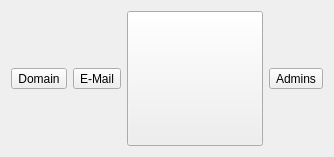
      <widget class="QWidget" name="tabHome">
       <attribute name="icon">
        <iconset resource="../res/logos.qrc">
         <normaloff>:/section/home.png</normaloff>:/section/home.png</iconset>
       </attribute>
       <attribute name="title">
        <string>Home</string>
       </attribute>
       <layout class="QHBoxLayout" name="horizontalLayout_3">
        <item>
         <widget class="QToolButton" name="butHomeDomain">
          <property name="enabled">
           <bool>true</bool>
          </property>
          <property name="toolTip">
           <string>Domains (noch nicht Verfügbar)</string>
          </property>
          <property name="text">
           <string>Domain</string>
          </property>
          <property name="icon">
           <iconset resource="../res/logos.qrc">
            <normaloff>:/section/domain.png</normaloff>:/section/domain.png</iconset>
          </property>
          <property name="iconSize">
           <size>
            <width>128</width>
            <height>128</height>
           </size>
          </property>
          <property name="shortcut">
           <string>D</string>
          </property>
         </widget>
        </item>
        <item>
         <widget class="QToolButton" name="butHomeMail">
          <property name="toolTip">
           <string>E-Mail Konten</string>
          </property>
          <property name="text">
           <string>E-Mail</string>
          </property>
          <property name="icon">
           <iconset resource="../res/logos.qrc">
            <normaloff>:/section/manageMails.png</normaloff>:/section/manageMails.png</iconset>
          </property>
          <property name="iconSize">
           <size>
            <width>128</width>
            <height>128</height>
           </size>
          </property>
          <property name="shortcut">
           <string>M</string>
          </property>
         </widget>
        </item>
        <item>
         <widget class="QToolButton" name="butHomeLogs">
          <property name="text">
           <string notr="true"/>
          </property>
          <property name="icon">
           <iconset resource="../res/logos.qrc">
            <normaloff>:/section/logs.png</normaloff>:/section/logs.png</iconset>
          </property>
          <property name="iconSize">
           <size>
            <width>128</width>
            <height>128</height>
           </size>
          </property>
          <property name="shortcut">
           <string>L</string>
          </property>
         </widget>
        </item>
        <item>
         <widget class="QToolButton" name="butHomeCert">
          <property name="toolTip">
           <string>Administratoren</string>
          </property>
          <property name="text">
           <string>Admins</string>
          </property>
          <property name="icon">
           <iconset resource="../res/logos.qrc">
            <normaloff>:/section/keys.png</normaloff>:/section/keys.png</iconset>
          </property>
          <property name="iconSize">
           <size>
            <width>128</width>
            <height>128</height>
           </size>
          </property>
          <property name="shortcut">
           <string>K</string>
          </property>
         </widget>
        </item>
       </layout>
      </widget>
